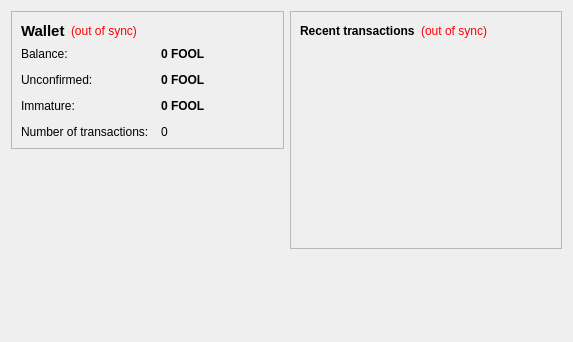
<?xml version="1.0" encoding="UTF-8"?>
<ui version="4.0">
 <class>OverviewPage</class>
 <widget class="QWidget" name="OverviewPage">
  <property name="geometry">
   <rect>
    <x>0</x>
    <y>0</y>
    <width>573</width>
    <height>342</height>
   </rect>
  </property>
  <property name="windowTitle">
   <string>Form</string>
  </property>
  <layout class="QHBoxLayout" name="horizontalLayout" stretch="1,1">
   <item>
    <layout class="QVBoxLayout" name="verticalLayout_2">
     <item>
      <widget class="QFrame" name="frame">
       <property name="frameShape">
        <enum>QFrame::StyledPanel</enum>
       </property>
       <property name="frameShadow">
        <enum>QFrame::Raised</enum>
       </property>
       <layout class="QVBoxLayout" name="verticalLayout_4">
        <item>
         <layout class="QHBoxLayout" name="horizontalLayout_4">
          <item>
           <widget class="QLabel" name="label_5">
            <property name="font">
             <font>
              <pointsize>11</pointsize>
              <weight>75</weight>
              <bold>true</bold>
             </font>
            </property>
            <property name="text">
             <string>Wallet</string>
            </property>
           </widget>
          </item>
          <item>
           <widget class="QLabel" name="labelWalletStatus">
            <property name="toolTip">
             <string>The displayed information may be out of date. Your wallet automatically synchronizes with the FoolsGold network after a connection is established, but this process has not completed yet.</string>
            </property>
            <property name="styleSheet">
             <string notr="true">QLabel { color: red; }</string>
            </property>
            <property name="text">
             <string notr="true">(out of sync)</string>
            </property>
            <property name="alignment">
             <set>Qt::AlignLeading|Qt::AlignLeft|Qt::AlignVCenter</set>
            </property>
           </widget>
          </item>
          <item>
           <spacer name="horizontalSpacer_2">
            <property name="orientation">
             <enum>Qt::Horizontal</enum>
            </property>
            <property name="sizeHint" stdset="0">
             <size>
              <width>40</width>
              <height>20</height>
             </size>
            </property>
           </spacer>
          </item>
         </layout>
        </item>
        <item>
         <layout class="QFormLayout" name="formLayout_2">
          <property name="fieldGrowthPolicy">
           <enum>QFormLayout::AllNonFixedFieldsGrow</enum>
          </property>
          <property name="horizontalSpacing">
           <number>12</number>
          </property>
          <property name="verticalSpacing">
           <number>12</number>
          </property>
          <item row="0" column="0">
           <widget class="QLabel" name="label">
            <property name="text">
             <string>Balance:</string>
            </property>
           </widget>
          </item>
          <item row="0" column="1">
           <widget class="QLabel" name="labelBalance">
            <property name="font">
             <font>
              <weight>75</weight>
              <bold>true</bold>
             </font>
            </property>
            <property name="cursor">
             <cursorShape>IBeamCursor</cursorShape>
            </property>
            <property name="toolTip">
             <string>Your current balance</string>
            </property>
            <property name="text">
             <string notr="true">0 FOOL</string>
            </property>
            <property name="textInteractionFlags">
             <set>Qt::LinksAccessibleByMouse|Qt::TextSelectableByKeyboard|Qt::TextSelectableByMouse</set>
            </property>
           </widget>
          </item>
          <item row="1" column="0">
           <widget class="QLabel" name="label_3">
            <property name="text">
             <string>Unconfirmed:</string>
            </property>
           </widget>
          </item>
          <item row="1" column="1">
           <widget class="QLabel" name="labelUnconfirmed">
            <property name="font">
             <font>
              <weight>75</weight>
              <bold>true</bold>
             </font>
            </property>
            <property name="cursor">
             <cursorShape>IBeamCursor</cursorShape>
            </property>
            <property name="toolTip">
             <string>Total of transactions that have yet to be confirmed, and do not yet count toward the current balance</string>
            </property>
            <property name="text">
             <string notr="true">0 FOOL</string>
            </property>
            <property name="textInteractionFlags">
             <set>Qt::LinksAccessibleByMouse|Qt::TextSelectableByKeyboard|Qt::TextSelectableByMouse</set>
            </property>
           </widget>
          </item>
          <item row="3" column="0">
           <widget class="QLabel" name="label_2">
            <property name="text">
             <string>Number of transactions:</string>
            </property>
           </widget>
          </item>
          <item row="3" column="1">
           <widget class="QLabel" name="labelNumTransactions">
            <property name="toolTip">
             <string>Total number of transactions in wallet</string>
            </property>
            <property name="text">
             <string notr="true">0</string>
            </property>
           </widget>
          </item>
          <item row="2" column="0">
           <widget class="QLabel" name="labelImmatureText">
            <property name="text">
             <string>Immature:</string>
            </property>
           </widget>
          </item>
          <item row="2" column="1">
           <widget class="QLabel" name="labelImmature">
            <property name="font">
             <font>
              <weight>75</weight>
              <bold>true</bold>
             </font>
            </property>
            <property name="toolTip">
             <string>Mined balance that has not yet matured</string>
            </property>
            <property name="text">
             <string notr="true">0 FOOL</string>
            </property>
            <property name="textInteractionFlags">
             <set>Qt::LinksAccessibleByMouse|Qt::TextSelectableByKeyboard|Qt::TextSelectableByMouse</set>
            </property>
           </widget>
          </item>
         </layout>
        </item>
       </layout>
      </widget>
     </item>
     <item>
      <spacer name="verticalSpacer">
       <property name="orientation">
        <enum>Qt::Vertical</enum>
       </property>
       <property name="sizeHint" stdset="0">
        <size>
         <width>20</width>
         <height>40</height>
        </size>
       </property>
      </spacer>
     </item>
    </layout>
   </item>
   <item>
    <layout class="QVBoxLayout" name="verticalLayout_3">
     <item>
      <widget class="QFrame" name="frame_2">
       <property name="frameShape">
        <enum>QFrame::StyledPanel</enum>
       </property>
       <property name="frameShadow">
        <enum>QFrame::Raised</enum>
       </property>
       <layout class="QVBoxLayout" name="verticalLayout">
        <item>
         <layout class="QHBoxLayout" name="horizontalLayout_2">
          <item>
           <widget class="QLabel" name="label_4">
            <property name="text">
             <string>&lt;b&gt;Recent transactions&lt;/b&gt;</string>
            </property>
           </widget>
          </item>
          <item>
           <widget class="QLabel" name="labelTransactionsStatus">
            <property name="toolTip">
             <string>The displayed information may be out of date. Your wallet automatically synchronizes with the FoolsGold network after a connection is established, but this process has not completed yet.</string>
            </property>
            <property name="styleSheet">
             <string notr="true">QLabel { color: red; }</string>
            </property>
            <property name="text">
             <string notr="true">(out of sync)</string>
            </property>
            <property name="alignment">
             <set>Qt::AlignRight|Qt::AlignTrailing|Qt::AlignVCenter</set>
            </property>
           </widget>
          </item>
          <item>
           <spacer name="horizontalSpacer">
            <property name="orientation">
             <enum>Qt::Horizontal</enum>
            </property>
            <property name="sizeHint" stdset="0">
             <size>
              <width>40</width>
              <height>20</height>
             </size>
            </property>
           </spacer>
          </item>
         </layout>
        </item>
        <item>
         <widget class="QListView" name="listTransactions">
          <property name="styleSheet">
           <string notr="true">QListView { background: transparent; }</string>
          </property>
          <property name="frameShape">
           <enum>QFrame::NoFrame</enum>
          </property>
          <property name="verticalScrollBarPolicy">
           <enum>Qt::ScrollBarAlwaysOff</enum>
          </property>
          <property name="horizontalScrollBarPolicy">
           <enum>Qt::ScrollBarAlwaysOff</enum>
          </property>
          <property name="selectionMode">
           <enum>QAbstractItemView::NoSelection</enum>
          </property>
         </widget>
        </item>
       </layout>
      </widget>
     </item>
     <item>
      <spacer name="verticalSpacer_2">
       <property name="orientation">
        <enum>Qt::Vertical</enum>
       </property>
       <property name="sizeHint" stdset="0">
        <size>
         <width>20</width>
         <height>40</height>
        </size>
       </property>
      </spacer>
     </item>
    </layout>
   </item>
  </layout>
 </widget>
 <resources/>
 <connections/>
</ui>
